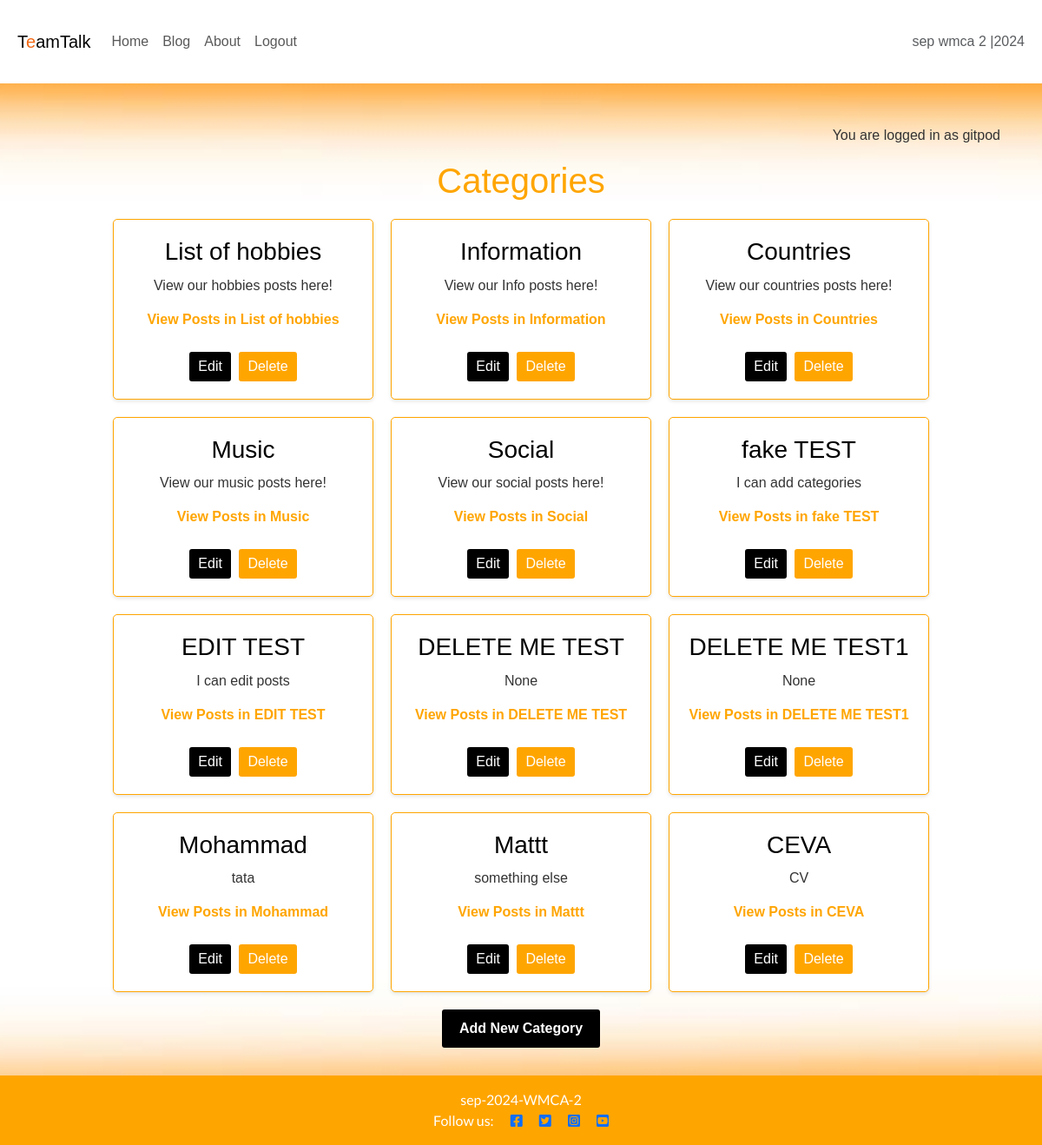
The app's page /blog/categories/ (signed in) with its own data.
### blog/models.py (models this page shows, shortened)
class Category(models.Model):
    name = models.CharField(max_length=100, unique=True)
    description = models.TextField(blank=True, null=True)
    author = models.ForeignKey(User, on_delete=models.CASCADE, related_name="categories")

### blog/views.py (the view)
# urls.py: path('categories/', views.category_list, name='categories'),
def category_list(request):
    categories = Category.objects.all()
    return render(request, 'blog/category_list.html', {'categories': categories})

### blog/templates/blog/category_list.html (shortened to what this page needs)
{% extends 'base.html' %}
{% block content %}
<h1 style="text-align: center; margin-bottom: 20px; color: orange; font-family: Arial, sans-serif;">Categories</h1>
<div style="display: flex; flex-wrap: wrap; justify-content: center; gap: 20px;">
    {% for category in categories %}
    <div style="width: 300px; border: 1px solid orange; border-radius: 5px; padding: 20px; background-color: white; text-align: center; font-family: Arial, sans-serif; box-shadow: 0 2px 4px rgba(0, 0, 0, 0.1);">
        <h3 style="color: black; margin-bottom: 10px;">{{ category.name }}</h3>
        <p style="color: #333; margin-bottom: 15px;">{{ category.description | safe }}</p>
        <a href="{% url 'posts_by_category' category.id %}" style="text-decoration: none; color: orange; font-weight: bold; display: inline-block; margin-bottom: 10px;">
            View Posts in {{ category.name }}
        </a>
        <div style="margin-top: 15px;">
            {% if user.is_authenticated and user.is_superuser or user.is_authenticated and category.author == user %}
            <form method="get" action="{% url 'edit_category' category.id %}" style="display: inline;">
                <button type="submit" onclick="return confirm('Are you sure you want to edit this category?')" style="background-color: black; color: white; border: none; padding: 5px 10px; border-radius: 3px; cursor: pointer; margin-right: 5px;">
                    Edit
                </button>
            </form>
            <form method="post" action="{% url 'delete_category' category.id %}" style="display: inline;">
                <button type="submit" onclick="return confirm('Are you sure you want to delete this category?')" style="background-color: orange; color: white; border: none; padding: 5px 10px; border-radius: 3px; cursor: pointer;">
                    Delete
                </button>
            </form>
            {% endif %}
        </div>
    </div>
    {% endfor %}
</div>
{% if user.is_authenticated %}
<div style="text-align: center; margin-top: 20px;">
    <a href="{% url 'add_category' %}" style="display: inline-block; padding: 10px 20px; background-color: black; color: white; text-decoration: none; font-weight: bold; border-radius: 3px;">
        Add New Category
    </a>
</div>
{% endif %}
{% endblock %}

### templates/base.html (shortened to what this page needs)
{% load static %}
{% url 'post_detail' as post_detail_url %}
{% url 'home' as home_url %}
{% url 'about' as about_url %}
{% url 'account_login' as login_url %}
{% url 'account_signup' as signup_url %}
{% url 'account_logout' as logout_url %}
<!DOCTYPE html>
<html lang="en">
<head>
    <link rel="stylesheet" href="https://cdnjs.cloudflare.com/ajax/libs/font-awesome/5.15.3/css/all.min.css">
    <link href="https://cdn.jsdelivr.net/npm/bootstrap@5.3.3/dist/css/bootstrap.min.css" rel="stylesheet">
    <link rel="stylesheet" href="{% static 'css/style.css' %}">
</head>
<body class="d-flex flex-column min-vh-100 main-bg">
    <nav class="navbar navbar-expand-lg navbar-light bg-white">
        <div class="container-fluid">
            <a class="navbar-brand" href="{% url 'home' %}"><span class="brand">T<span class="red-o">e</span>am<span
                        class="thin">Talk</span></span></a>
            <div class="collapse navbar-collapse" id="navbarText">
                <ul class="navbar-nav me-auto mb-2 mb-lg-0">
                    <li class="nav-item">
                        <a class="nav-link {% if request.path == home_url %}active" aria-current="page{% endif %}"
                            href="{% url 'home' %}">Home</a>
                    </li>
                    <li class="nav-item">
                        <a class="nav-link {% if request.path == home_url %}active" aria-current="page{% endif %}"
                            href="{% url 'posts' %}">Blog</a>
                    </li>
                    <li class="nav-item">
                        <a class="nav-link {% if request.path == about_url %}active" aria-current="page{% endif %}"
                            href="{% url 'about' %}">About</a>
                    </li>
                    {% if user.is_authenticated %}
                    <li class="nav-item">
                        <a class="nav-link {% if request.path == logout_url %}active" aria-current="page{% endif %}"
                            href="{% url 'account_logout' %}">Logout</a>
                    </li>
                    {% endif %}
                </ul>
                <span class="navbar-text text-muted">
                    sep wmca 2 |2024
                </span>
            </div>
        </div>
    </nav>
    <main class="flex-shrink-0 flex-grow-1 main-bg">
        {% if user.is_authenticated %}
        <p class="text-end m-3">You are logged in as {{ user }}</p>
        {% else %}
        <p class="text-end m-3">You are not logged in</p>
        {% endif %}
        {% block content %}{% endblock content %}
    </main>
    <footer class="footer mt-auto py-3 dark-bg">
        <p class="m-0 text-center text-white">
      {% block copyright %}sep-2024-WMCA-2{% endblock copyright %}
</p>
<p class="m-0 text-center text-white">
    Follow us:
    <a href="https://www.facebook.com/" target="_blank"><i class="fab fa-facebook-square ms-3"></i></a>
    <a href="https://x.com/" target="_blank"><i class="fab fa-twitter-square ms-3"></i></a>
    <a href="https://www.instagram.com/" target="_blank"><i class="fab fa-instagram-square ms-3"></i></a>
    <a href="https://www.youtube.com/" target="_blank"><i class="fab fa-youtube-square ms-3"></i></a>
</p>
     </footer>
</body>
</html>

### static/css/style.css (style rules this page uses)
body { background-image: url(/static/images/TotFundal2.jpg); background-size: cover; background-position: center; background-repeat: no-repeat; margin: 0; font-family: Arial, sans-serif; background-color: #f7f7f7; color: #333333; }
.red-o { color: #f26914; }
header, footer { background-color: #f26914; color: white; text-align: center; padding: 1rem; font-family: 'Lato', sans-serif; }
footer { left: 0; bottom: 0; width: 100%; }
main { padding: 2rem; text-align: center; }
h1, h2 { margin: 0.5rem 0; font-family: "Roboto"; }
body { font-family: Arial, sans-serif; }
header, footer { text-align: center; background-color: orange; color: white; padding: 10px; }
h1, h2 { color: orange; margin-bottom: 20px; }
.container-fluid { padding: 20px; }

### records on screen
Category: name "List of hobbies", description "View our hobbies posts here!"
Category: name "Information", description "View our Info posts here!"
Category: name "Countries", description "View our countries posts here!"
Category: name "Music", description "View our music posts here!"
Category: name "Social", description "View our social posts here!"
Category: name "fake TEST", description "I can add categories"
Category: name "EDIT TEST", description "I can edit posts"
Category: name "DELETE ME TEST", description "None"
Category: name "DELETE ME TEST1", description "None"
Category: name "Mohammad", description "tata"
Category: name "Mattt", description "something else"
Category: name "CEVA", description "CV"

### other values on screen
{{ user }} "gitpod"
